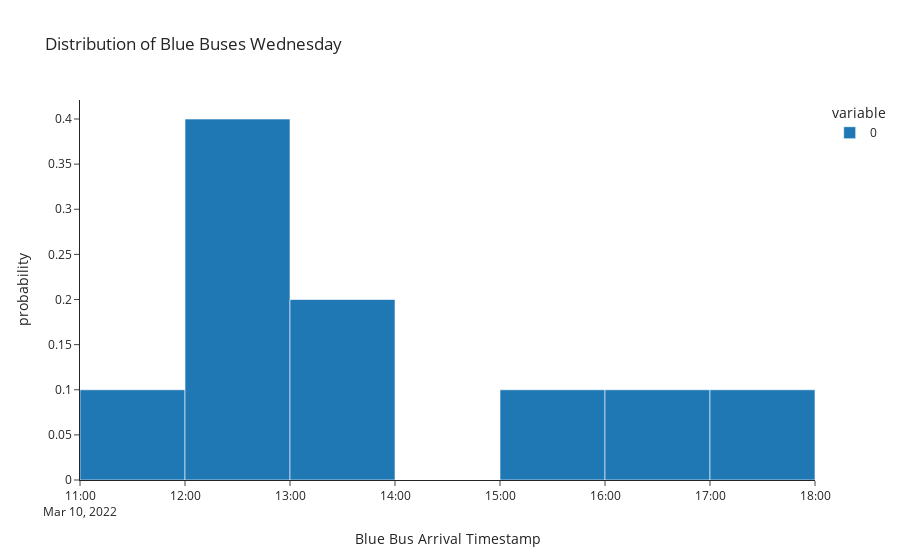

Source (notebook cell):
### Code cell
fig=px.histogram(thursday_timestamp,nbins=10,histnorm="probability",title="Distribution of Blue Buses Wednesday",
             labels={"value":"Blue Bus Arrival Timestamp"},template="simple_white")
fig.show()

### Figure 1 — Plotly figure (JSON) as saved in the notebook; plotly's stock layout.template omitted (floating-point values rounded to 4 significant figures)
{"data": [{"alignmentgroup": "True", "bingroup": "x", "histnorm": "probability", "hovertemplate": "variable=0<br>Blue Bus Arrival Timestamp=%{x}<br>probability=%{y}<extra></extra>", "legendgroup": "0", "marker": {"color": "#1F77B4", "pattern": {"shape": ""}}, "name": "0", "nbinsx": 10, "offsetgroup": "0", "orientation": "v", "showlegend": true, "type": "histogram", "x": ["2022-03-10T11:54:52.266667", "2022-03-10T12:45:00.550000", "2022-03-10T12:47:50.733333", "2022-03-10T12:47:52.950000", "2022-03-10T12:47:52.950000", "2022-03-10T13:11:51.750397", "2022-03-10T13:34:33.306667", "2022-03-10T15:44:42.583333", "2022-03-10T16:23:02.734199", "2022-03-10T17:37:25.629469"], "xaxis": "x", "yaxis": "y"}], "layout": {"barmode": "relative", "legend": {"title": {"text": "variable"}, "tracegroupgap": 0}, "title": {"text": "Distribution of Blue Buses Wednesday"}, "xaxis": {"anchor": "y", "domain": [0, 1], "title": {"text": "Blue Bus Arrival Timestamp"}}, "yaxis": {"anchor": "x", "domain": [0, 1], "title": {"text": "probability"}}}}
